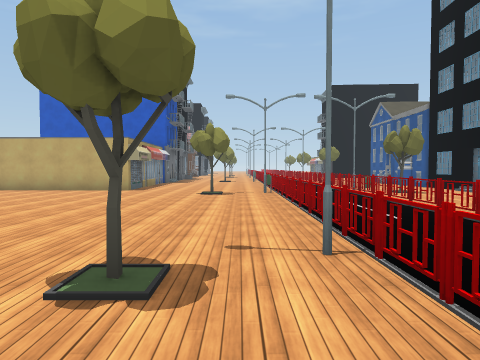
[1] (above)

24 first-person views from a walk through a Unity game level. The camera is 1.5 m above the floor, tilts 2° down and sees 70° across. The floor is counted in squares, 2 m on a side. Each view is taken from the middle of a square. On the plan, view 1 faces up. The plan holds only what a view shows up to about 11 squares ahead; the rest is blank. The place goes on beyond the plan. The player character is not drawn. Some animated figures are left out. Some surface patterns are stand-ins.

[2]
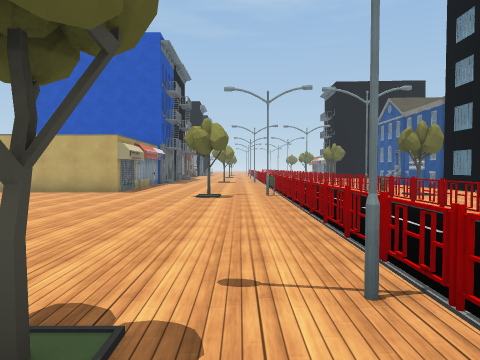

[3]
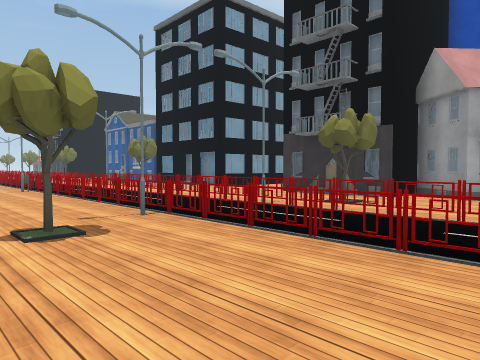

[4]
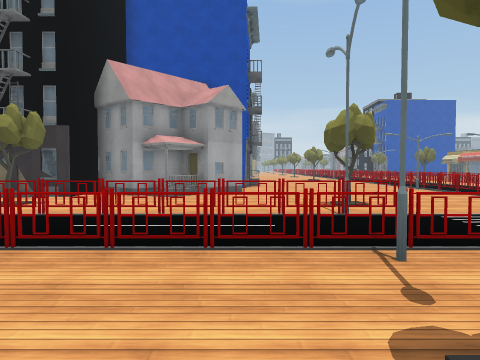

[5]
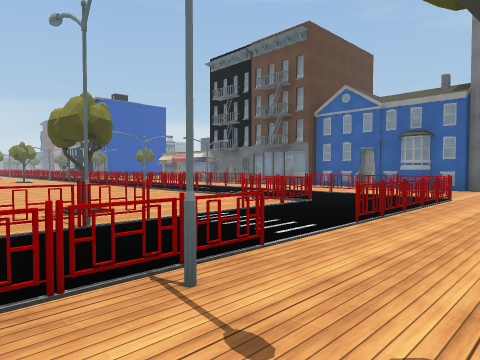

[6]
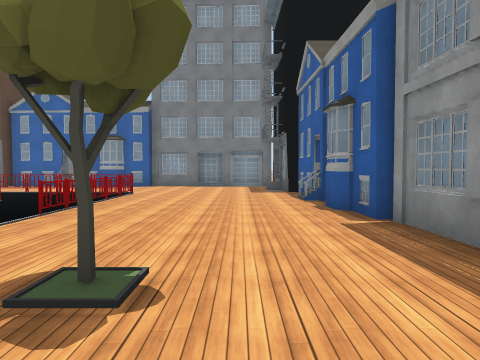

[7]
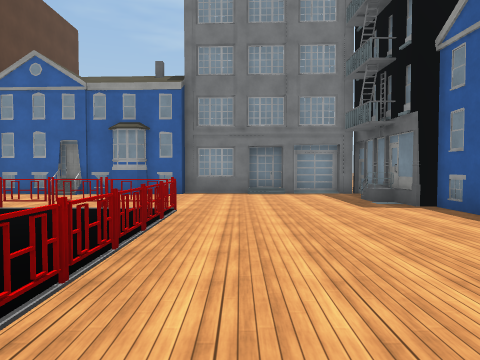

[8]
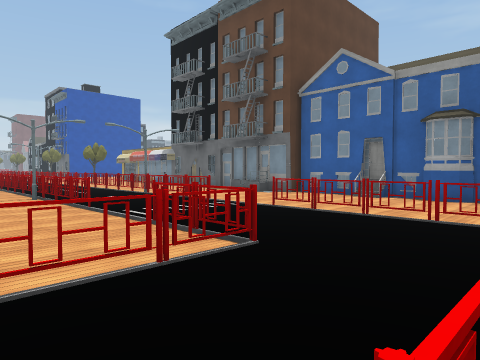

[9]
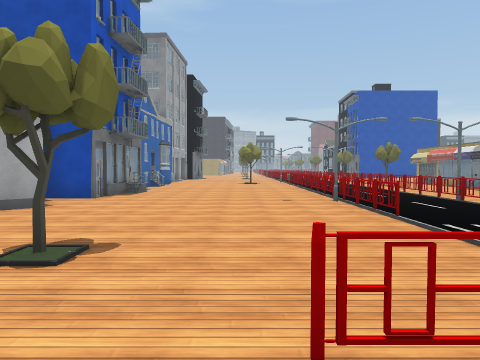

[10]
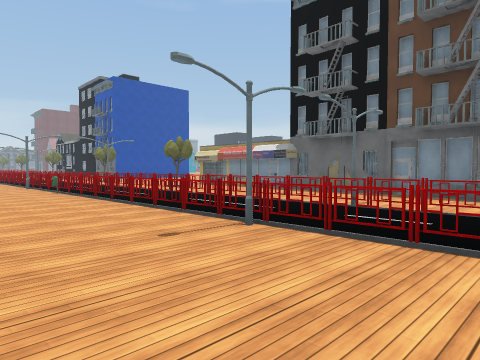

[11]
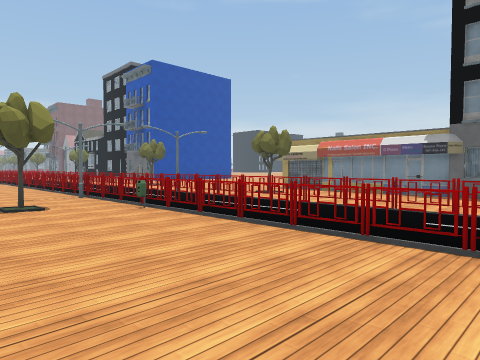

[12]
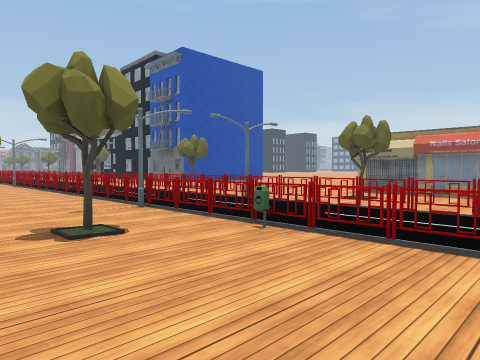

[13]
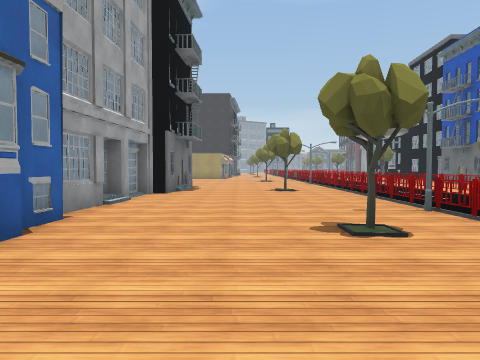

[14]
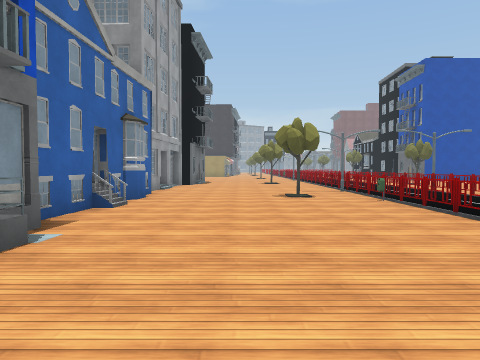

[15]
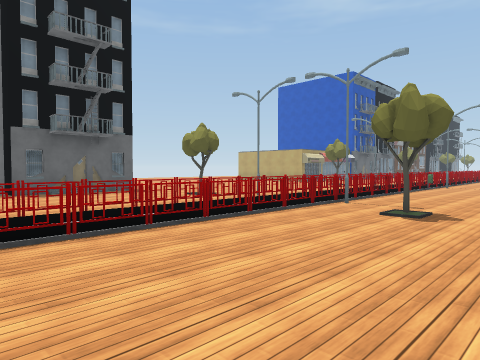

[16]
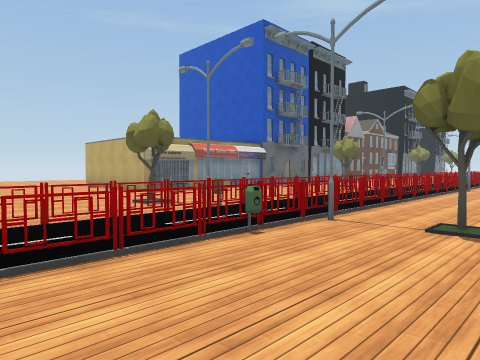

[17]
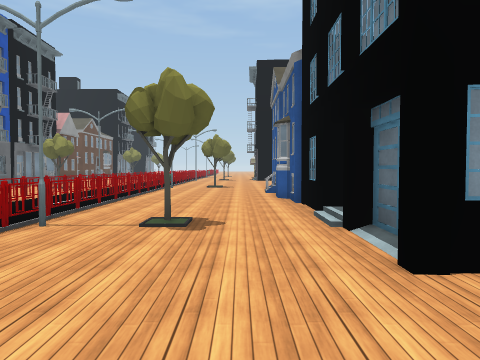

[18]
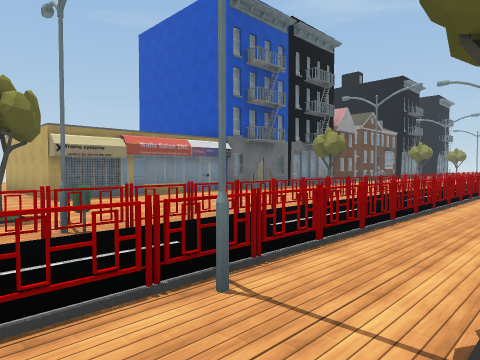

[19]
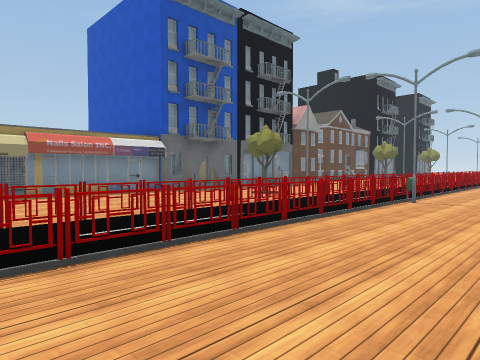

[20]
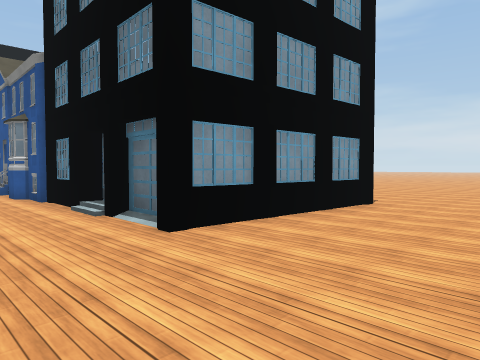

[21]
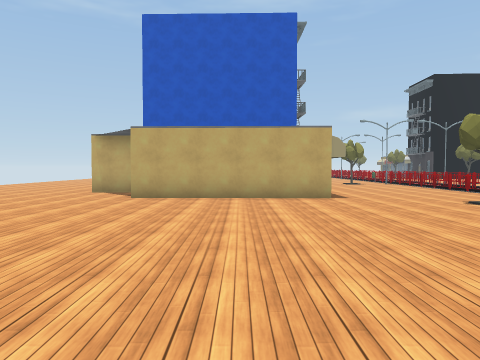

[22]
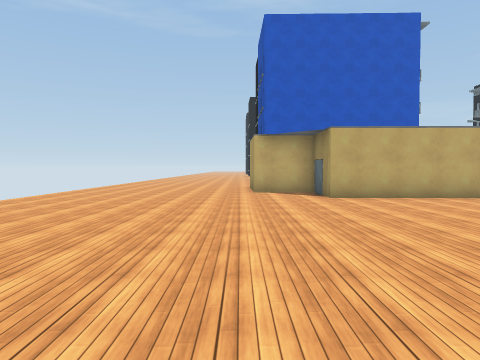

[23]
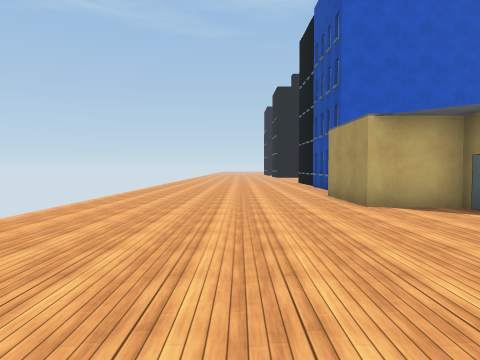

[24]
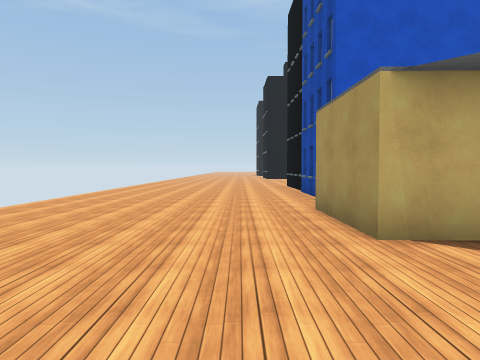

### Floor plan
Key: @ floor where view 1 was taken; # wall or solid block; x gap in a wall; . floor; / step, stairs or slope; F fence; T tree; S streetlight; B bin; U building; H thing the floor can be seen under or through; O other object.
Columns run from 16 left of view 1 to 26 right of it. Each row starts with its distance up from view 1.
 17 ......      U....O.O...U
 16 ......#     #....F.F...#
 15 ......#     #....F.F...#
 14 ......##    #....F.F...##
 13 .......##   #....F.F....#
 12 ........#####....F.F....#
 11 .................F.F.T..#
 10 ...............TSFSFS...#
  9  ................FBF....##    ...
  8  ................F.F.......##.....
  7   ...............F.F..............
  6    ..............F.F..........
  5    ..............F.F...#
  4     ...  ... ....F.F...#
  3      .    .   ..SFSSS..#
  2               .T.F.F.T.##
  1             #....F.F....##
  0             #...@F.F....##
 -1             #....F.F...U##
 -2            ##....F.F....U# #
 -3              ....F.F.....#.##############U
 -4             ...TSFSF.........U............#
 -5             #....FSFST.....................
 -6             #..............................
 -7            ##..............................
 -8             #....#.F......S.......BT.S....T
 -9             #....#.FFF..FFFFFFFFFFFFFFFFOOO
-10             #....#........S..........S.....
-11             U....H........F..........F.....
-12             #....HHHxF.FFFSFFFFFFFFFOSOOOO
-13       U     #...........................
-14       U     #U.....................T..
-15       U     ##...........U............
-16             ##./#####U##U#####U####..
-17              U ##                 ###

Where each view was taken, in squares from view 1:
view 1: 0 up, 0 right, facing up
view 2: 1 up, 0 right, facing up
view 3: 2 down, 2 left, facing up-right
view 4: 3 down, 2 left, facing right
view 5: 3 down, 1 left, facing down-right
view 6: 2 down, 2 left, facing down
view 7: 6 down, 0 right, facing down
view 8: 7 down, 1 right, facing down-right
view 9: 7 down, 2 right, facing right
view 10: 6 down, 7 right, facing down-right
view 11: 6 down, 12 right, facing down-right
view 12: 6 down, 15 right, facing down-right
view 13: 6 down, 15 right, facing right
view 14: 6 down, 10 right, facing right
view 15: 4 down, 7 right, facing up-left
view 16: 6 up, 6 right, facing up-left
view 17: 6 up, 6 right, facing up
view 18: 9 up, 5 right, facing up-left
view 19: 11 up, 6 right, facing up-left
view 20: 5 up, 5 right, facing up-right
view 21: 3 up, 6 left, facing up
view 22: 3 up, 11 left, facing up
view 23: 7 up, 13 left, facing up
view 24: 10 up, 12 left, facing up
